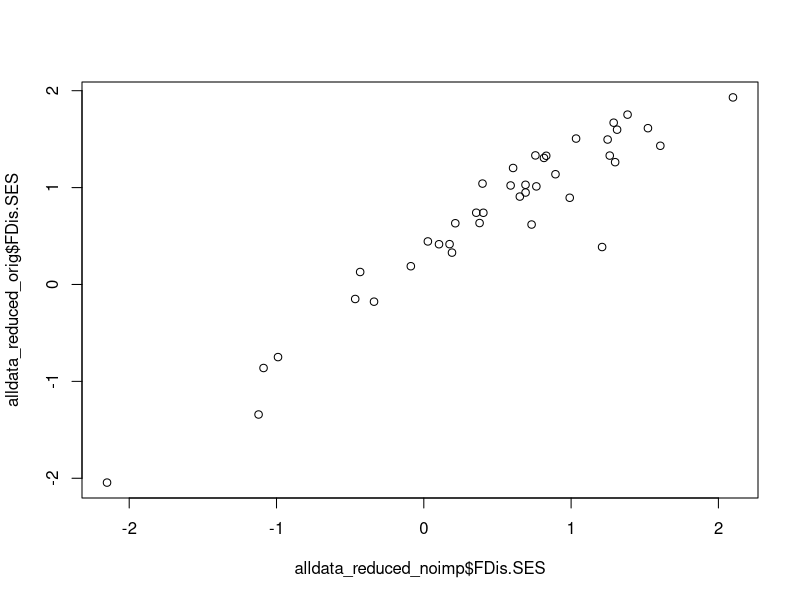
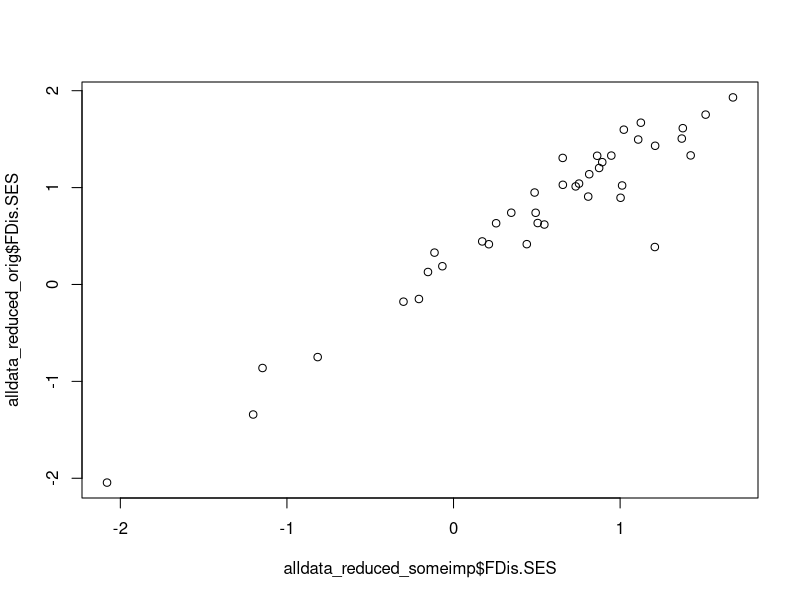
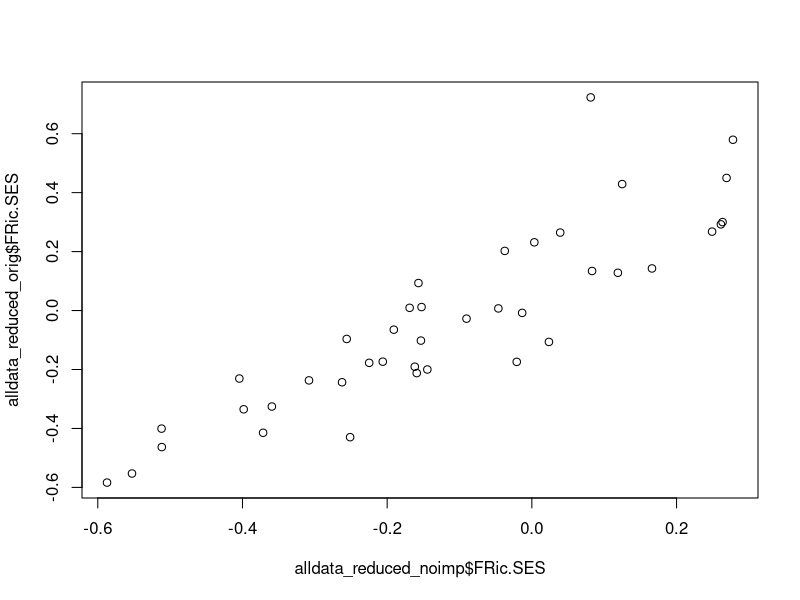
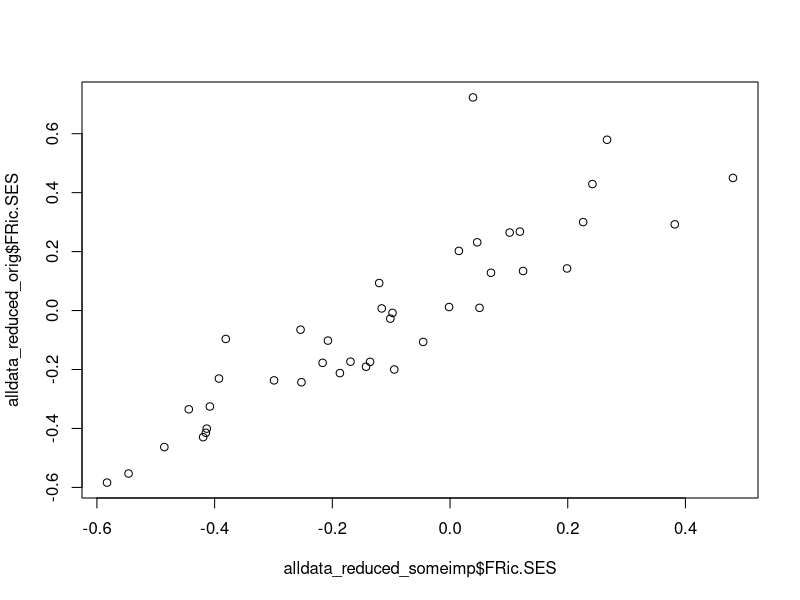

Recreate these plots in R, in order. (Note: this script raises an error after producing the figures.)
alldata_reduced_orig <- read.csv("data/alldata_reduced_orig.csv", header=T)
alldata_reduced_noimp <- read.csv("data/alldata_reduced_noimp.csv", header=T)
alldata_reduced_someimp <- read.csv("data/alldata_reduced_someimp.csv", header=T)

plot(alldata_reduced_orig$FDis.SES ~  alldata_reduced_noimp$FDis.SES)
plot(alldata_reduced_orig$FDis.SES ~  alldata_reduced_someimp$FDis.SES)

plot(alldata_reduced_orig$FRic.SES ~  alldata_reduced_noimp$FRic.SES)
plot(alldata_reduced_orig$FRic.SES ~  alldata_reduced_someimp$FRic.SES)

FRic.SES_orig_stats <- getStats1(alldata_reduced_orig, alldata_reduced$FRic.SES, FD)
FDis.SES_orig_stats <- getStats1(alldata_reduced_orig, alldata_reduced$FDis.SES, FD)

FRic.SES_noimp_stats <- getStats1(alldata_reduced_noimp, alldata_reduced$FRic.SES, FD)
FDis.SES_noimp_stats <- getStats1(alldata_reduced_noimp, alldata_reduced$FDis.SES, FD)

FRic.SES_someimp_stats <- getStats1(alldata_reduced_someimp, alldata_reduced$FRic.SES, FD)
FDis.SES_someimp_stats <- getStats1(alldata_reduced_someimp, alldata_reduced$FDis.SES, FD)


getStats1 <-   function(df, var, trait) {
    
    # create / set output directory
    
    statsDir <- "C:/Users/James/Desktop/stuff/data/analysis/R/SEQLD/output/stats"
    
    dir.create(statsDir, recursive=TRUE, showWarnings=FALSE)
    
    # output stats for each metric to dataframe
    
    y <- data.frame()
    
    for(i in 1:ncol(df)) {
      
      hydro <- df[[i]]  
      hydroname <- as.expression(colnames(df[i]))  
      
      fit.linear <- lm(var ~ hydro, data = df)
      fit.quad <- lm(var ~ hydro + I(hydro^2), data = df)
      
      r2.linear <- signif(summary(fit.linear)$r.squared, 5)
      pval.linear <- anova(fit.linear)[1,"Pr(>F)"]
      
      r2.quad <- signif(summary(fit.quad)$r.squared, 5)
      quad.summ <- summary(fit.quad)
      pval.quad <- pf(quad.summ$fstatistic[1], quad.summ$fstatistic[2], quad.summ$fstatistic[3],lower.tail = FALSE)
      
      x <- cbind(pval.linear, r2.linear, pval.quad, r2.quad)
      
      x <- as.data.frame(x)
      
      x <- cbind(as.character(hydroname), x)
      
      colnames(x) <- c("metric", "pval.linear", "r2.linear", "pval.quad", "r2.quad")
      
        y <- rbind(x,y)
      
      
    }
    
    var <- deparse(substitute(var))
    
    y$padj.linear <- p.adjust(y$pval.linear, method="BH")
    y$padj.quad <- p.adjust(y$pval.quad, method="BH")
    
    y <- y[order(y$padj.quad),]
    
    write.csv(y, sprintf("%s/%s_stats.csv", statsDir, var))
    
    return(y)
    
  }

